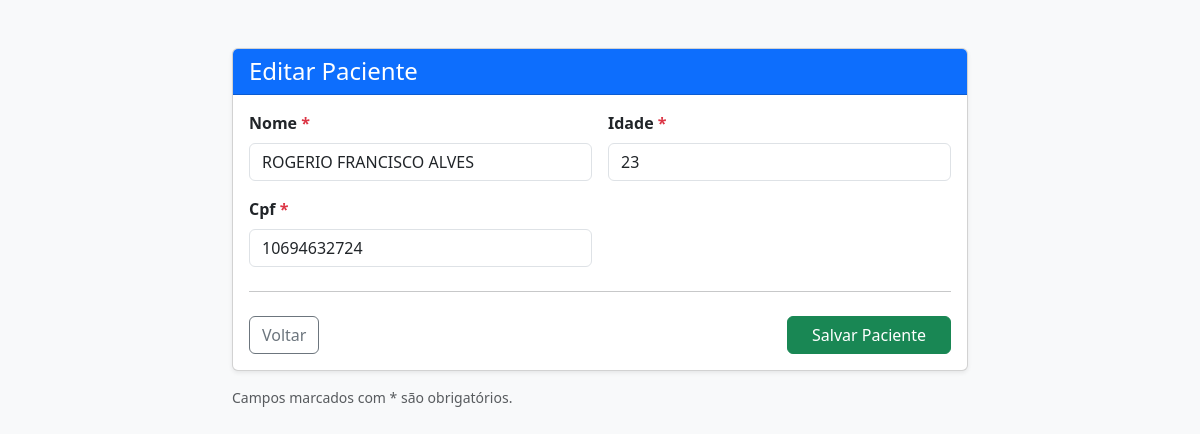
Before: /pacientes/editar/1/ with the older database file.
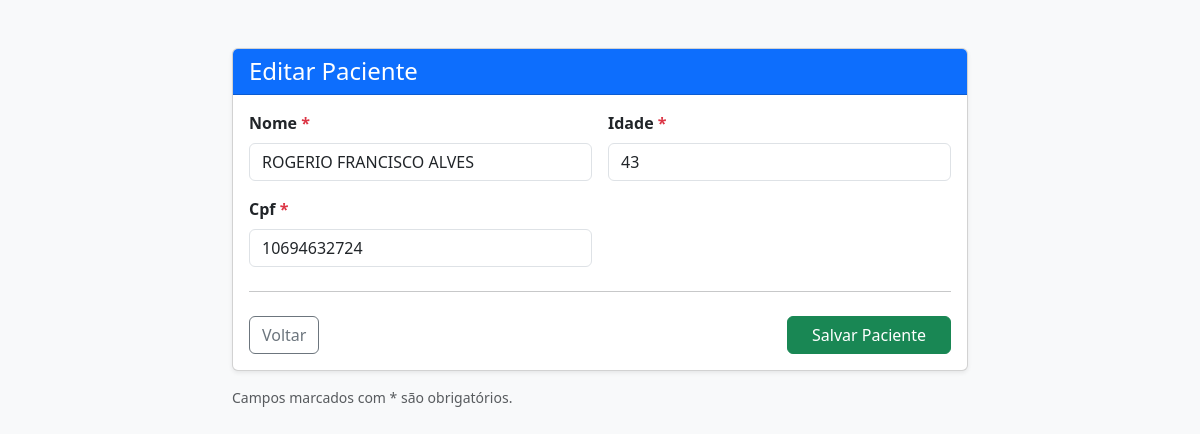
After: the same page with the newer database file.
### pacientes/models.py (models this page shows, shortened)
class Paciente(models.Model):
    nome = models.CharField(max_length=100)
    idade = models.IntegerField()
    cpf = models.CharField(max_length=14, unique=True)

### pacientes/views.py (the view)
# urls.py: path('editar/<int:pk>/', views.editar_paciente, name='editar_paciente'),
def editar_paciente(request, pk):
    paciente = get_object_or_404(Paciente, pk=pk)
    if request.method == 'POST':
        form = PacienteForm(request.POST, instance=paciente)
        if form.is_valid():
            form.save()
            return redirect('listar_pacientes')
    else:
        form = PacienteForm(instance=paciente)
    return render(request, 'pacientes/form.html', {'form': form})

### pacientes/forms.py
class PacienteForm(forms.ModelForm):
    class Meta:
        model = Paciente
        fields = '__all__'
        widgets = {
            'nome': forms.TextInput(attrs={'class': 'form-control'}),
            'idade': forms.NumberInput(attrs={'class': 'form-control'}),
            'cpf': forms.TextInput(attrs={
                'class': 'form-control',
                'maxlength': '14',
                'placeholder': '000.000.000-00',
                'oninput': 'mascaraCPF(this)'
            }),
        }

### pacientes/templates/pacientes/form.html (shortened to what this page needs)
<!DOCTYPE html>
<html lang="pt-br">
<head>
    <link href="https://cdn.jsdelivr.net/npm/bootstrap@5.3.2/dist/css/bootstrap.min.css" rel="stylesheet">
</head>
<body class="bg-light">
<div class="container mt-5 mb-5">
    <div class="row justify-content-center">
        <div class="col-lg-8">
            <div class="card shadow-sm">
                <div class="card-header bg-primary text-white">
                    <h4 class="mb-0">
                        {% if form.instance.pk %}
                            Editar Paciente
                        {% else %}
                            Cadastro de Paciente
                        {% endif %}
                    </h4>
                </div>
                <div class="card-body">
                    <form method="post" novalidate>
                        <div class="row g-3">
                            {% for field in form %}
                                <div class="col-md-6">
                                    <label class="form-label fw-semibold">
                                        {{ field.label }}
                                        {% if field.field.required %}
                                            <span class="text-danger">*</span>
                                        {% endif %}
                                    </label>
                                    {{ field }}
                                </div>
                            {% endfor %}
                        </div>
                        <hr class="my-4">
                        <div class="d-flex justify-content-between">
                            <a href="{% url 'listar_pacientes' %}" class="btn btn-outline-secondary">
                                Voltar
                            </a>
                            <button type="submit" class="btn btn-success px-4">
                                Salvar Paciente
                            </button>
                        </div>
                    </form>
                </div>
            </div>
            <p class="text-muted small mt-3">
                Campos marcados com * são obrigatórios.
            </p>
        </div>
    </div>
</div>
</body>
</html>

Changed rows visible on the page:
changed Paciente "ROGERIO FRANCISCO ALVES": idade "23" → "43"
